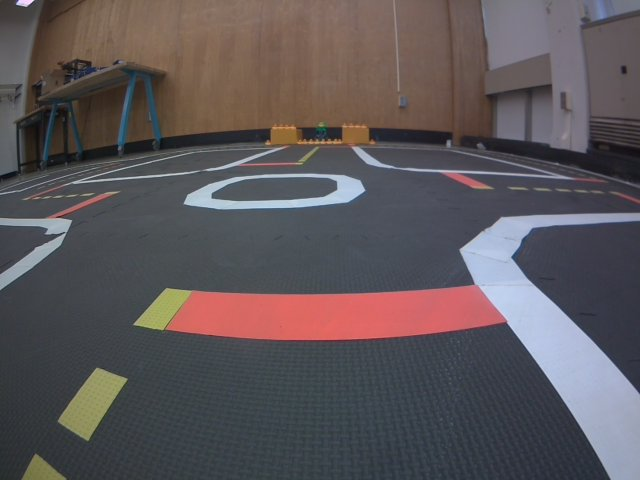
#> input picture ex5-LR/sample_images/image0.png, 640 x 480 px; its folder holds only this picture in this run
$ python test_lr.py
#> lines starting #> are read from the running program, lines starting #| are printed output that depends on the picture; after the words box and inside, x2 and y2 are one past the last pixel; in counts of white or black regions, pixels touching at a corner belong together
### packages/ex5/src/ml_filter.py
#!/usr/bin/env python3
"""
Per-pixel color classifier for White/Yellow (and Red) lane-marking
segmentation. Trained offline with scikit-learn (train_color_classifier.py),
but this module only needs numpy + cv2 so it can run inside the ROS
container without a scikit-learn/joblib dependency.

Usage mirrors white_filter.py's cv2.inRange call, but instead of a fixed
HSV box, each pixel is classified from [L, a, b, r_norm, g_norm] features
(CIELAB decouples chroma from brightness, so this holds up better than
HSV thresholds when lighting changes).
"""
import cv2
import numpy as np

CLASS_IDS = {"background": 0, "Red": 3, "White": 1, "Yellow": 2}
CLASS_NAMES = sorted(CLASS_IDS, key=CLASS_IDS.get)  # index == label id: background, White, Yellow, Red


def extract_features(bgr_img):
    """bgr_img: HxWx3 uint8 -> HxWx5 float32 feature map [L,a,b,r_norm,g_norm]."""
    lab = cv2.cvtColor(bgr_img, cv2.COLOR_BGR2LAB).astype(np.float32)
    bgr = bgr_img.astype(np.float32)
    b, g, r = bgr[..., 0], bgr[..., 1], bgr[..., 2]
    s = r + g + b + 1e-6
    r_norm = r / s
    g_norm = g / s
    return np.stack([lab[..., 0], lab[..., 1], lab[..., 2], r_norm, g_norm], axis=-1)


class ColorClassifier:
    def __init__(self, weights_path):
        w = np.load(weights_path, allow_pickle=True)
#> (reads packages/ex5/src/model_weights.npz from the repository)
        self.feature_mean = w["feature_mean"]
        self.feature_scale = w["feature_scale"]
        self.coef = w["coef"]          # (n_classes, n_features)
        self.intercept = w["intercept"]  # (n_classes,)
        self.classes = w["classes"]     # (n_classes,) label ids matching CLASS_IDS values

    def predict_label_map(self, bgr_img, min_confidence=0.0, resize_to=None):
        """Returns an HxW int array of predicted class labels (0=background,1=White,2=Yellow,3=Red),
        H,W matching bgr_img's original size regardless of resize_to.

        min_confidence: if the winning class's softmax probability is below this
        (0-1), the pixel falls back to background instead. Raise it to trade
        recall for precision (fewer, more confident detections). Either a single
        number applied to White/Yellow/Red alike, or a dict like
        {"White": 0.5, "Yellow": 0.85, "Red": 0.85} to tune each class separately
        -- useful since classes can need very different thresholds (e.g. White
        being much less confident than Yellow on a given camera). A class left
        out of the dict is not thresholded (equivalent to 0.0 for it).

        resize_to: optional (width, height) to downscale bgr_img to before running
        extract_features/inference -- classification cost scales with pixel count,
        so this trades detection of very thin/small regions for speed. The
        resulting label map is scaled back up (nearest-neighbor, since labels
        are categorical) to bgr_img's original size, so callers don't need to
        know this happened."""
        orig_h, orig_w = bgr_img.shape[:2]
        small_img = cv2.resize(bgr_img, resize_to, interpolation=cv2.INTER_NEAREST) if resize_to else bgr_img
        h, w = small_img.shape[:2]
        feats = extract_features(small_img).reshape(-1, 5)
        feats_s = (feats - self.feature_mean) / self.feature_scale
        logits = feats_s @ self.coef.T + self.intercept  # (N, n_classes)
        pred_idx = np.argmax(logits, axis=1)
        pred_label = self.classes[pred_idx]

        if (isinstance(min_confidence, dict) and any(v > 0.0 for v in min_confidence.values())) or \
           (not isinstance(min_confidence, dict) and min_confidence > 0.0):
            # thresholds[class_id] = required confidence for that class; background is never thresholded
            thresholds = np.zeros(len(CLASS_NAMES))
            if isinstance(min_confidence, dict):
                for name, value in min_confidence.items():
                    thresholds[CLASS_IDS[name]] = value
            else:
                thresholds[:] = min_confidence
                thresholds[CLASS_IDS["background"]] = 0.0

            probs = softmax(logits)
            confidence = probs[np.arange(len(probs)), pred_idx]
            required = thresholds[pred_label]
            pred_label = np.where(confidence >= required, pred_label, CLASS_IDS["background"])

        label_map = pred_label.reshape(h, w)
        if resize_to:
            label_map = cv2.resize(label_map.astype(np.uint8), (orig_w, orig_h), interpolation=cv2.INTER_NEAREST)
        return label_map

    def segment(self, bgr_img, min_confidence=0.0, morph_kernel=0, resize_to=None):
        """Returns dict {"White": mask, "Yellow": mask, "Red": mask}, each HxW uint8 0/255,
        matching bgr_img's original size (see predict_label_map's resize_to).
        min_confidence: see predict_label_map -- a single number or a per-class dict.

        morph_kernel: if > 0, apply an opening (erode+dilate) then closing
        (dilate+erode) with a square kernel of this size to each mask, to
        clean up isolated speckle noise without needing a confidence change."""
        label_map = self.predict_label_map(bgr_img, min_confidence=min_confidence, resize_to=resize_to)
        masks = {}
        for name in ("White", "Yellow", "Red"):
            mask = np.where(label_map == CLASS_IDS[name], 255, 0).astype(np.uint8)
            if morph_kernel > 0:
                kernel = np.ones((morph_kernel, morph_kernel), np.uint8)
                mask = cv2.morphologyEx(mask, cv2.MORPH_OPEN, kernel)
                mask = cv2.morphologyEx(mask, cv2.MORPH_CLOSE, kernel)
            masks[name] = mask
        return masks


# [4 lines left out: function softmax, not called in this run]

### ex5-LR/test_lr.py
#!/usr/bin/env python3
"""
Try the trained model on the sample images.

    python3 test_lr.py

For each image it saves a picture in outputs/ with four panels side by side:
the cropped image, then only the White, Yellow and Red pixels the model found.
"""
from pathlib import Path

import cv2
import numpy as np

from ml_filter import ColorClassifier

# ----------------------------------------------------------------------
# KNOBS: change them, run again, and compare the pictures.
# The ROS node has the same three settings as launch parameters.
# ----------------------------------------------------------------------
# Ignore a pixel unless the model is at least this sure (0 to 1), per class.
# 0 keeps every prediction for that class. Higher values remove noise but can
# also erase thin lines. Classes often need different thresholds -- e.g. White
# being much less confident than Yellow on a given camera.
MIN_CONFIDENCE = {
    "White": 0,
    "Yellow": 0,
    "Red": 0.,
}

# Size in pixels of the clean-up filter that removes tiny specks
# (erode/dilate, like Ex5d). 0 turns it off.
MORPH_KERNEL = 0

# Shrink the image to (width, height) before classifying, which is faster.
# Use None to classify at full size.
RESIZE_TO = (160, 120)
# ----------------------------------------------------------------------

HERE = Path(__file__).resolve().parent
IMAGES_DIR = HERE / "sample_images"
OUT_DIR = HERE / "outputs"
OUT_DIR.mkdir(exist_ok=True)

model = ColorClassifier(HERE / "model_weights.npz")

for path in sorted(IMAGES_DIR.glob("*.png")):
    image = cv2.imread(str(path))
#> image is the input picture: shape (480, 640, 3); mean B, G, R 88.7, 85.7, 92.3

    # Same crop as the ROS crop node: keep the bottom 70%, drop the top 30%.
    image = image[int(image.shape[0] * 0.3):, :]
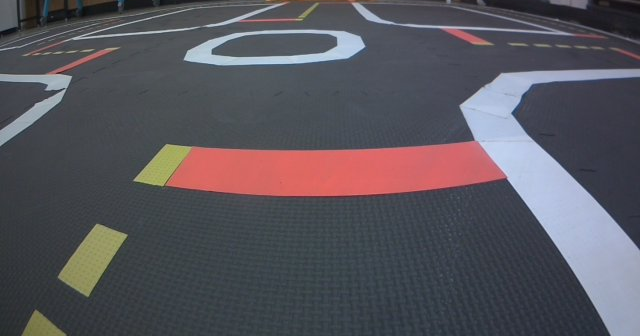
#> image: shape (336, 640, 3); mean B, G, R 91.8, 84.7, 87.6

    masks = model.segment(image, min_confidence=MIN_CONFIDENCE, morph_kernel=MORPH_KERNEL, resize_to=RESIZE_TO)
#> in extract_features, `lab = cv2.cvtColor(bgr_img, cv2.COLOR_BGR2LAB).astype(np.float32)`:
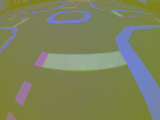
#> lab: shape (120, 160, 3) float32; mean B, G, R 92.5, 131, 124.7
#> in extract_features, `s = r + g + b + 1e-6`:
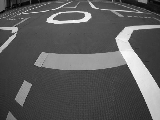
#> s: shape (120, 160) float32; min 43, max 659, mean 264.1; drawn with min black and max white
#> in extract_features, `g_norm = g / s`:
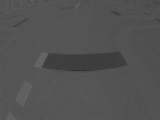
#> g_norm: shape (120, 160) float32; min 0.193, max 0.444, mean 0.323
#> in predict_label_map, `pred_idx = np.argmax(logits, axis=1)`: pred_idx = 19200 values, max 3 at index 85, min 0 at index 0, mean 0.385
#> in predict_label_map, `pred_label = self.classes[pred_idx]`: pred_label has the same summary as pred_idx
#> in predict_label_map, `label_map = pred_label.reshape(h, w)`:
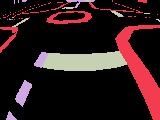
#> label_map: shape (120, 160) int64; 4 distinct labels, from 0 to 3; one colour per label, 0 black
#> the loop in segment, `for name in ("White", "Yellow", "Red"):` made 3 passes
#> pass 1, in segment, `mask = np.where(label_map == CLASS_IDS[name], 255, 0).astype(np.uint8)`:
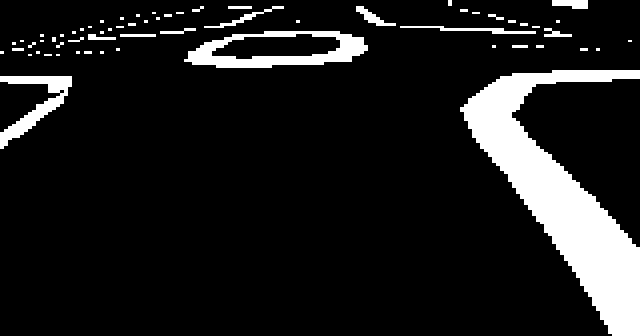
#> mask: shape (336, 640); 11.3% white; 62 white regions (33 under 20 px), largest, box (x1, y1, x2, y2) and area: (460, 70, 640, 336) 16904, (184, 31, 368, 68) 3064, (0, 76, 72, 149) 1708
#> after the loop in segment, `for name in ("White", "Yellow", "Red"):`: masks = 3 items
#> masks = 3 items

    # Each mask is 255 where the model found that color and 0 elsewhere.
    white = cv2.bitwise_and(image, image, mask=masks["White"])
    yellow = cv2.bitwise_and(image, image, mask=masks["Yellow"])
    red = cv2.bitwise_and(image, image, mask=masks["Red"])

    result = np.hstack([image, white, yellow, red])
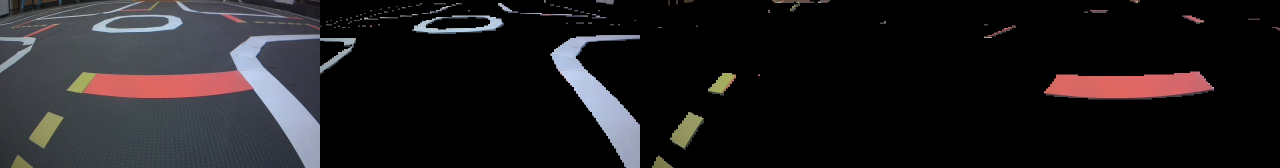
#> result: shape (336, 2560, 3) (shown at 1/2 size); mean B, G, R 30.8, 28.6, 30.9
    cv2.imwrite(str(OUT_DIR / f"{path.stem}_result.png"), result)
    print("saved", OUT_DIR / f"{path.stem}_result.png")
